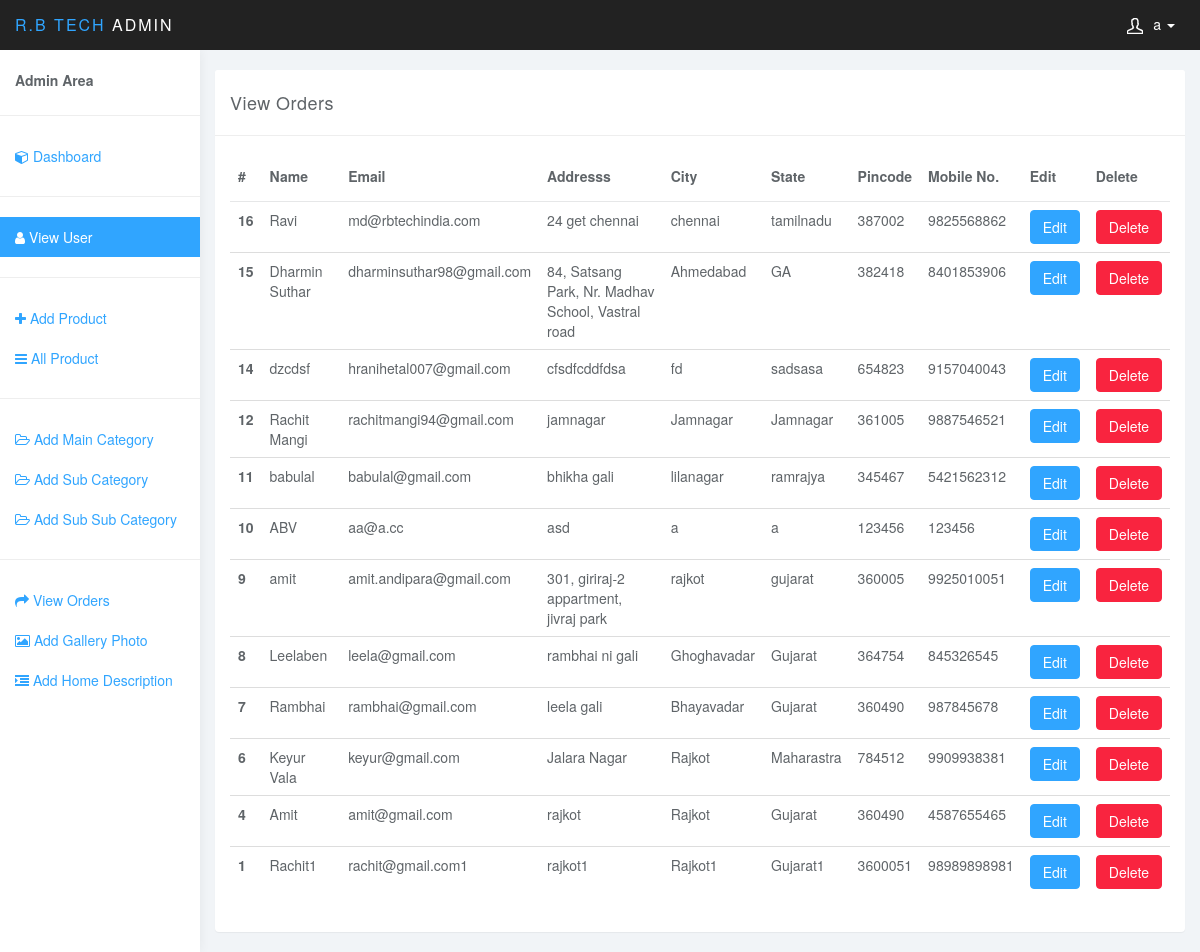
/admin/view-user.php (signed in), run on the app's committed database.
### tables this page shows
CREATE TABLE IF NOT EXISTS `user_detail` (
  `id` int(10) NOT NULL AUTO_INCREMENT,
  `name` varchar(1000) NOT NULL,
  `email` varchar(1000) NOT NULL,
  `password` varchar(1000) NOT NULL,
  `address` varchar(2000) NOT NULL,
  `city` varchar(1000) NOT NULL,
  `state` varchar(1000) NOT NULL,
  `pincode` varchar(1000) NOT NULL,
  `mobile` varchar(100) NOT NULL,
  PRIMARY KEY (`id`)
);

### admin/view-user.php (the view, shortened to what this page needs)
    <!DOCTYPE html>
    <html>
    <head>
        <?php include "design.php"; ?>
    </head>
<body>
<nav class="navbar navbar-inverse navbar-fixed-top" role="navigation">
    <div class="container-fluid">
        <div class="navbar-header">
            <a class="navbar-brand" href="#"><span>Lumino</span>Admin</a>
            <ul class="user-menu">
                <li class="dropdown pull-right">
                    <a href="#" class="dropdown-toggle" data-toggle="dropdown"><svg class="glyph stroked male-user"><use xlink:href="#stroked-male-user"></use></svg><?php echo $_SESSION['username'];
                        ?> <span class="caret"></span></a>
                </li>
            </ul>
        </div>
    </div>
</nav>
<?php include "sidebar.php"; ?>
<div class="col-sm-9 col-sm-offset-3 col-lg-10 col-lg-offset-2 main">
    <div class="row">
        <div class="col-lg-12">
            <br>
        </div>
    </div>
    <div class="row">
        <div class="col-lg-12">
            <div class="panel panel-default">
                <div class="panel-heading">View Orders</div>
                <div class="panel-body">
                    <div class="row">
                        <div class="col-sm-12">
                            <table class="table">
                                <thead class="thead-inverse">
                                <tr>
                                    <th>#</th>
                                    <th>Name</th>
                                    <th>Email</th>
                                    <th>Addresss</th>
                                    <th>City</th>
                                    <th>State</th>
                                    <th>Pincode</th>
                                    <th>Mobile No.</th>
                                    <th>Edit</th>
                                    <th>Delete</th>
                                </tr>
                                </thead>
                                <tbody>
                                <?php
                                include "../connect.php";
                                $res = mysqli_query($link,"select * from user_detail order by id desc")or die(mysqli_errno($link));
                                while ($row = mysqli_fetch_array($res))
                                {
                                    $id=$row['id'];
                                    $name=$row['name'];
                                    $email=$row['email'];
                                    $address=$row['address'];
                                    $city=$row['city'];
                                    $state=$row['state'];
                                    $pincode=$row['pincode'];
                                    $mobile=$row['mobile'];
                                    ?>
                                    <tr>
                                        <th scope="row"><?php echo $id; ?></th>
                                        <td><?php echo $name; ?></td>
                                        <td><?php echo $email; ?></td>
                                        <td><?php echo $address ?></td>
                                        <td><?php echo $city; ?></td>
                                        <td><?php echo $state; ?></td>
                                        <td><?php echo $pincode; ?></td>
                                        <td><?php echo $mobile; ?></td>
                                        <td><a href="<?php echo 'edit-user.php?id='.$id; ?>" class="btn btn-primary">Edit</a></td>
                                        <td><a href="<?php echo 'delete-user.php?id='.$id; ?>" class="btn btn-danger">Delete</a></td>
                                    </tr>
                                <?php } ?>
                                </tbody>
                            </table>
                        </div>
                    </div>
                </div>
            </div>
        </div>
    </div>
</div>
<?php include "footer.php"; ?>

### admin/css/styles.css (style rules this page uses)
body { background: #f1f4f7; padding-top: 50px; color: #5f6468; }
a, a:hover, a:focus { color: #30a5ff; }
.navbar-header .navbar-brand { color: #fff; font-size: 16px; text-transform: uppercase; font-weight: 500; letter-spacing: 2px; }
.navbar-header .navbar-brand span { color: #30a5ff; }
.btn-primary, .btn-primary:hover, .btn-primary:focus, .btn-primary:active, .btn-primary.active, .open > .dropdown-toggle.btn-primary, .btn-primary.disabled, .btn-primary[disabled], fieldset[disabled] .btn-primary, .btn-primary.disabled:hover, .btn-primary[disabled]:hover, fieldset[disabled] .btn-primary:hover, .btn-primary.disabled:focus, .btn-primary[disabled]:focus, fieldset[disabled] .btn-primary:focus, .btn-primary.disabled:active, .btn-primary[disabled]:active, fieldset[disabled] .btn-primary:active, .btn-primary.disabled.active, .btn-primary[disabled].active, fieldset[disabled] .btn-primary.active { background-color: #30a5ff; border-color: #30a5ff; }
.btn-danger, .btn-danger:hover, .btn-danger:focus, .btn-danger:active, .btn-danger.active, .open > .dropdown-toggle.btn-danger, .btn-danger.disabled, .btn-danger[disabled], fieldset[disabled] .btn-danger, .btn-danger.disabled:hover, .btn-danger[disabled]:hover, fieldset[disabled] .btn-danger:hover, .btn-danger.disabled:focus, .btn-danger[disabled]:focus, fieldset[disabled] .btn-danger:focus, .btn-danger.disabled:active, .btn-danger[disabled]:active, fieldset[disabled] .btn-danger:active, .btn-danger.disabled.active, .btn-danger[disabled].active, fieldset[disabled] .btn-danger.active { background-color: #f9243f; border-color: #f9243f; }
.panel { border: 0; }
.panel-heading { font-size: 18px; font-weight: 300; letter-spacing: 0.025em; height: 66px; line-height: 45px; }
.panel-default .panel-heading { background: #fff; border-bottom: 1px solid #eee; color: #5f6468; }
.navbar { border: 0; }
.user-menu { display: inline-block; margin-top: 14px; margin-right: 10px; float: right; list-style: none; padding: 0; }
.user-menu a { color: #fff; }
@media (min-width: 768px) { .navbar-header { width: 100%; } }
.table { background: #fff; }
.table>thead>tr>th { border-bottom: 1px solid #e6e7e8; vertical-align: middle; height: 50px; }

### data on the page
user_detail: id "16", name "Ravi", email "md@rbtechindia.com", address "24 get chennai", city "chennai", state "tamilnadu", pincode "387002", mobile "9825568862"
user_detail: id "15", name "Dharmin Suthar", email "dharminsuthar98@gmail.com", address "84, Satsang Park, Nr. Madhav School, Vastral road", city "Ahmedabad", state "GA", pincode "382418", mobile "8401853906"
user_detail: id "14", name "dzcdsf", email "hranihetal007@gmail.com", address "cfsdfcddfdsa", city "fd", state "sadsasa", pincode "654823", mobile "9157040043"
user_detail: id "12", name "Rachit Mangi", email "rachitmangi94@gmail.com", address "jamnagar", city "Jamnagar", state "Jamnagar", pincode "361005", mobile "9887546521"
user_detail: id "11", name "babulal", email "babulal@gmail.com", address "bhikha gali", city "lilanagar", state "ramrajya", pincode "345467", mobile "5421562312"
user_detail: id "10", name "ABV", email "aa@a.cc", address "asd", city "a", state "a", pincode "123456", mobile "123456"
user_detail: id "9", name "amit", email "amit.andipara@gmail.com", address "301, giriraj-2 appartment, jivraj park", city "rajkot", state "gujarat", pincode "360005", mobile "9925010051"
user_detail: id "8", name "Leelaben", email "leela@gmail.com", address "rambhai ni gali", city "Ghoghavadar", state "Gujarat", pincode "364754", mobile "845326545"
user_detail: id "7", name "Rambhai", email "rambhai@gmail.com", address "leela gali", city "Bhayavadar", state "Gujarat", pincode "360490", mobile "987845678"
user_detail: id "6", name "Keyur Vala", email "keyur@gmail.com", address "Jalara Nagar", city "Rajkot", state "Maharastra", pincode "784512", mobile "9909938381"
user_detail: id "4", name "Amit", email "amit@gmail.com", address "rajkot", city "Rajkot", state "Gujarat", pincode "360490", mobile "4587655465"
user_detail: id "1", name "Rachit1", email "rachit@gmail.com1", address "rajkot1", city "Rajkot1", state "Gujarat1", pincode "3600051", mobile "98989898981"

### other printed values
$_SESSION['username'] "a"
